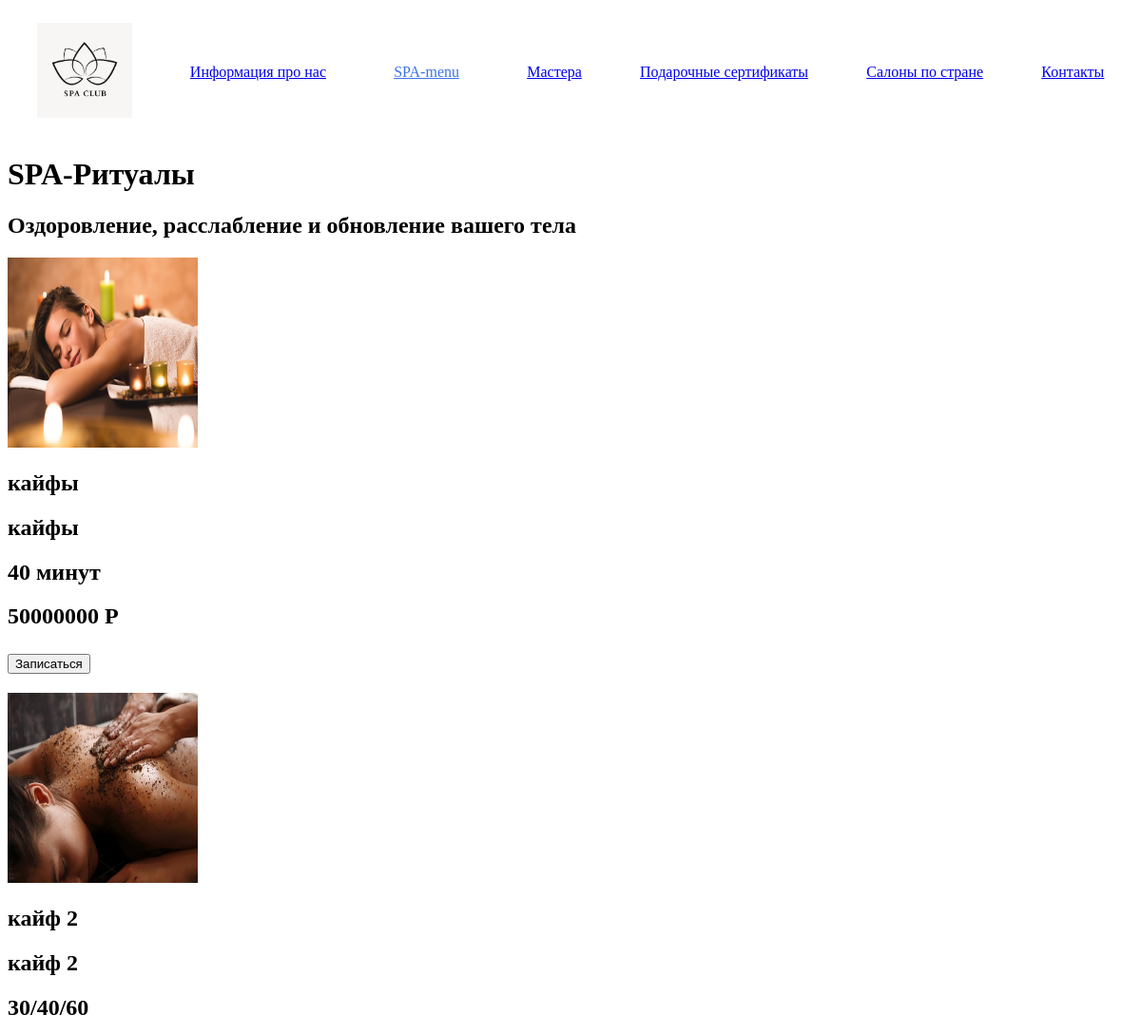
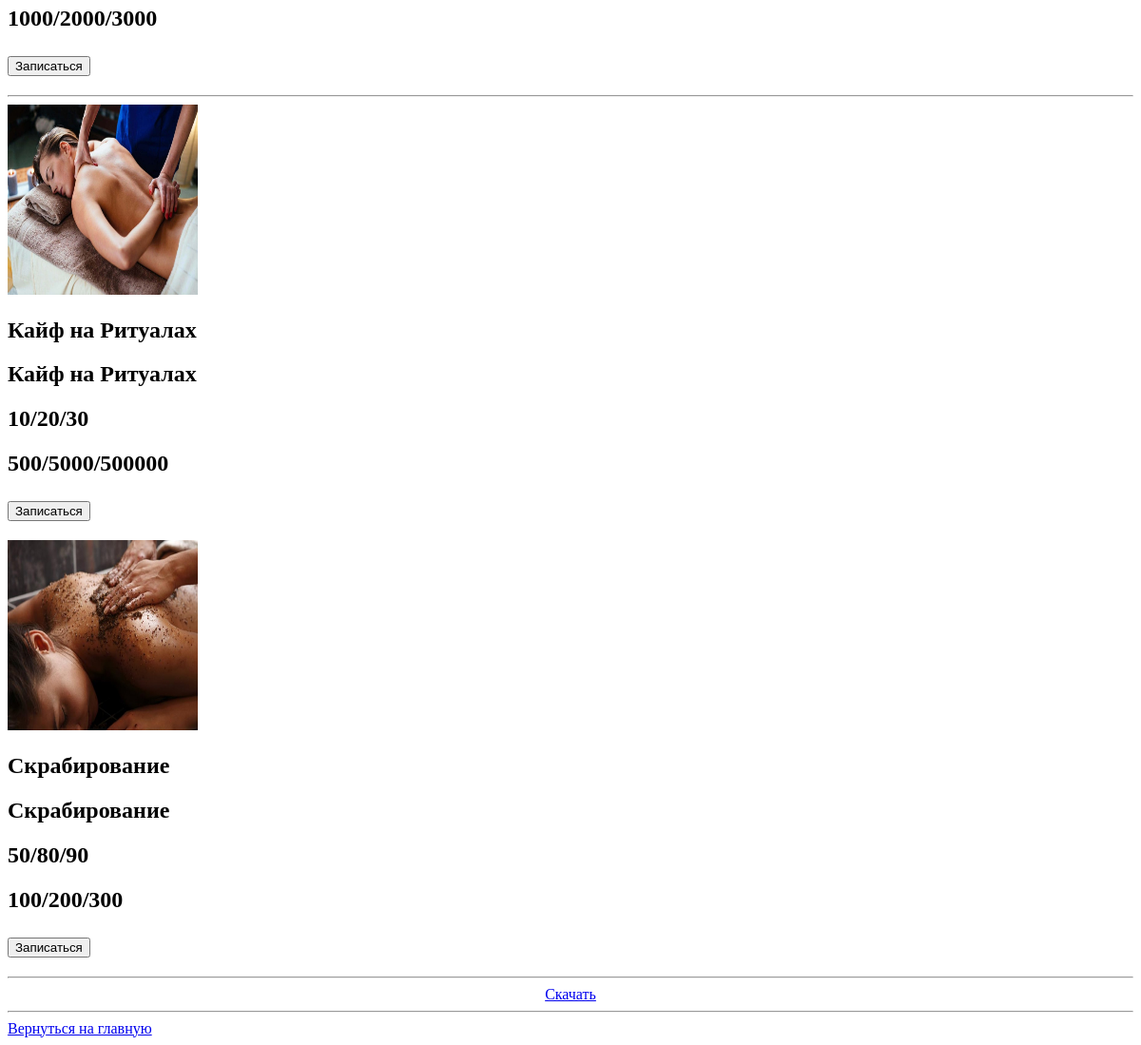
The app's page /home/spa_menu/ with its own data (2 pictures, top to bottom).
### spa/models.py (models this page shows, shortened)
class Mountain_Rituals(models.Model):
    photo = models.ImageField(upload_to='static/photo/photo_rituals/', verbose_name='фото массажа')
    title = models.CharField(max_length=100, verbose_name='Заголовок')
    content = models.CharField(max_length=250, verbose_name='описание')
    time = models.CharField(max_length=50, null=True, blank=True, verbose_name='время в формате x/x/x')
    price = models.CharField(max_length=50, null=False, blank=True, verbose_name='цена в формате x/x/x')
    popular = models.BooleanField(default=False, verbose_name='Добавить на главную страницу сайта (популярные массажи)')
    time_create = models.DateTimeField(verbose_name="Время создания", default=datetime.now(), )
    time_update = models.DateTimeField(verbose_name="Время изменения", default=datetime.now(), )
    class Meta:
        verbose_name_plural = 'Mountain-SPA (Виды массажа)'
        verbose_name = 'SPA-ритуалы (вид массажа)'

class Mountain_Body_care(models.Model):
    photo = models.ImageField(upload_to='static/photo/photo_care/', verbose_name='уходовое фото')
    title = models.CharField(max_length=100, verbose_name='Заголовок')
    content = models.CharField(max_length=250, verbose_name='описание')
    time = models.CharField(max_length=50, null=True, blank=True, verbose_name='время в формате "X/X/X"')
    price = models.CharField(max_length=50, null=False, blank=True, verbose_name='цена в формате "X/X/X"')
    popular = models.BooleanField(default=False,
                                  verbose_name='Добавить на главную страницу сайта (популярные Процедуры)')
    time_create = models.DateTimeField(verbose_name="Время создания", default=datetime.now(), )
    time_update = models.DateTimeField(verbose_name="Время изменения", default=datetime.now(), )
    class Meta:
        verbose_name_plural = 'Mountain-SPA (Уход за телом)'
        verbose_name = 'SPA-ритуалы (Уход за телом)'

class Save_menu(models.Model):
    path = models.FileField(upload_to='static/files/',
                            verbose_name='Выберите один файл, который будет педставлять ваше Меню',
                            help_text='Это может быть только zip-файл')
    work = models.BooleanField(default=False,
                               verbose_name='Поставте галочку для того, что бы меню стало активным(возможен только один вариант!)')
    title = models.CharField(max_length=50, default=None, blank=True, null=True, verbose_name='Название Меню')
    time_create = models.DateTimeField(verbose_name="Время создания", default=datetime.now(), )
    time_update = models.DateTimeField(verbose_name="Время изменения", default=datetime.now(), )
    class Meta:
        verbose_name_plural = 'Файл меню для загрузки пользователям'
        verbose_name = 'Файл меню для загрузки пользователям'

### spa/views.py (the view)
# urls.py: path('spa_menu/', Mountain_spa_menu, name='spa_menu'),
def Mountain_spa_menu(request):
    bds = Mountain_Rituals.objects.all()
    bd_care = Mountain_Body_care.objects.all()
    files = Save_menu.objects.all()
    context = {'bds': bds, 'bd_care': bd_care, 'files': files}
    return render(request, 'spa_ss/Mountain_spa_menu.html', context)

### spa/templates/spa_ss/Mountain_spa_menu.html (shortened to what this page needs)
<!DOCTYPE html>
{% extends 'layout/basic.html' %}
{% load static %}
{% block content %}
<h1>
    <bold>SPA-Ритуалы</bold>
</h1>
<h2>Оздоровление, расслабление и обновление вашего тела</h2>
{% for bd in bds %}
<div>
    <img src="{{ bd.photo.url }}" alt="" width="200" height="200"/>
    <h2>{{ bd.title }}</h2>
    <h2>{{ bd.content }}</h2>
    <h2>{{ bd.time }}</h2>
    <h2>{{ bd.price }}</h2>
    <h2><button type="submit">Записаться</button></h2>
</div>
{% endfor %}
<hr>
{% for bd2 in bd_care %}
<div>
    <img src="{{ bd2.photo.url }}" alt="" width="200" height="200"/>
    <h2>{{ bd2.title }}</h2>
    <h2>{{ bd2.content }}</h2>
    <h2>{{ bd2.time }}</h2>
    <h2>{{ bd2.price }}</h2>
    <h2><button type="submit">Записаться</button></h2>
</div>
{% endfor %}
<hr>
{%for file in files%}
    {% if file.work == True %}
<div><a href="{{ file.path.url }}" download><center>Скачать</center></a></div>
    {% endif %}
{%endfor%}
<hr>
<a href="{% url 'home'%}">Вернуться на главную</a>
{% endblock %}

### static/css/flex.css (style rules this page uses)
hr { display: block; margin-top: 0.5em; margin-bottom: 0.5em; margin-left: auto; margin-right: auto; border-style: inset; border-width: 1px; }

### records on screen
Mountain_Rituals: photo (picture), title "кайфы", content "кайфы", time "40 минут", price "50000000 Р"
Mountain_Rituals: photo (picture), title "кайф 2", content "кайф 2", time "30/40/60", price "1000/2000/3000"
Mountain_Body_care: photo (picture), title "Кайф на Ритуалах", content "Кайф на Ритуалах", time "10/20/30", price "500/5000/500000"
Mountain_Body_care: photo (picture), title "Скрабирование", content "Скрабирование", time "50/80/90", price "100/200/300"
